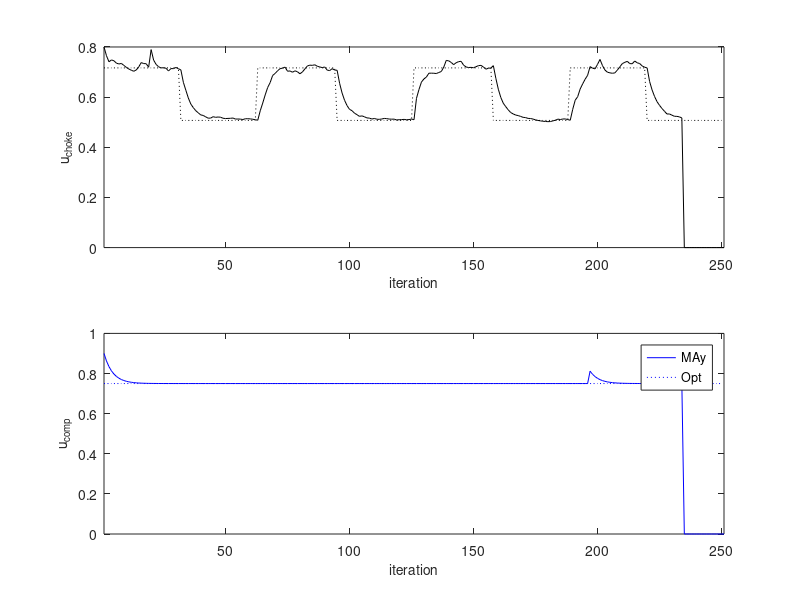
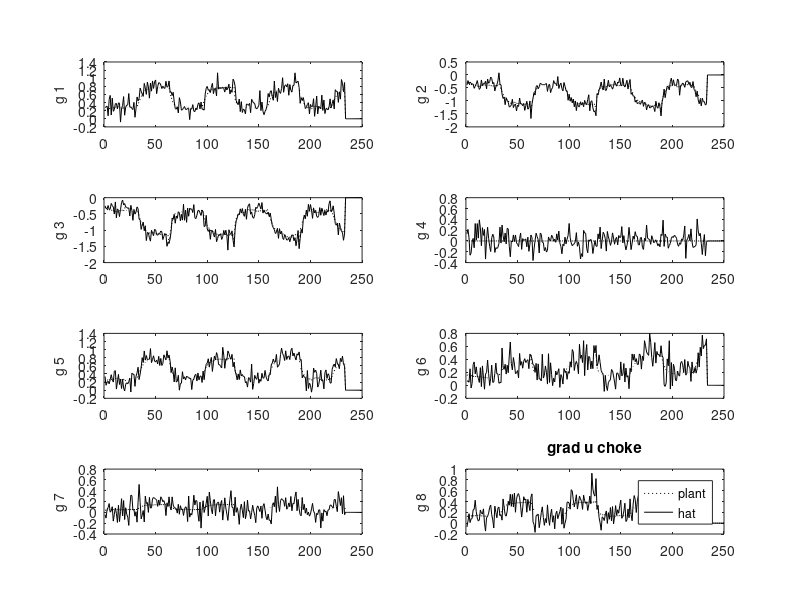
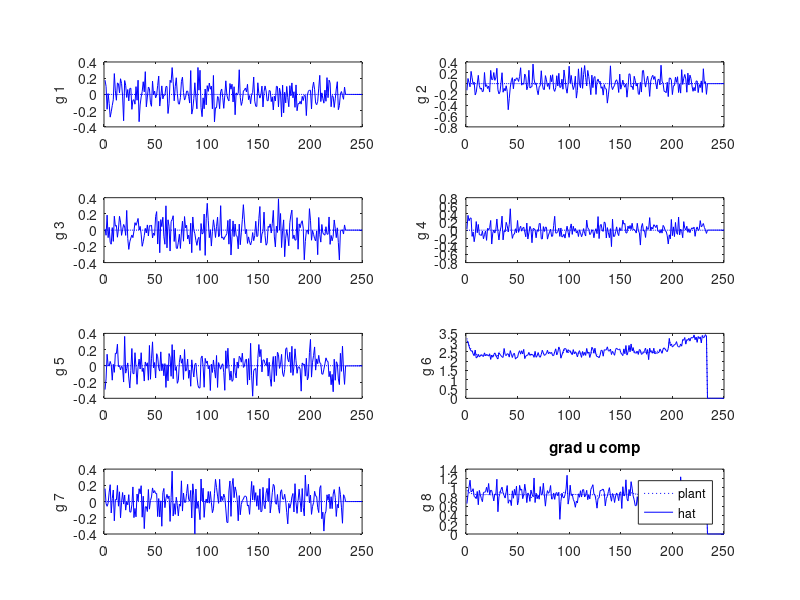
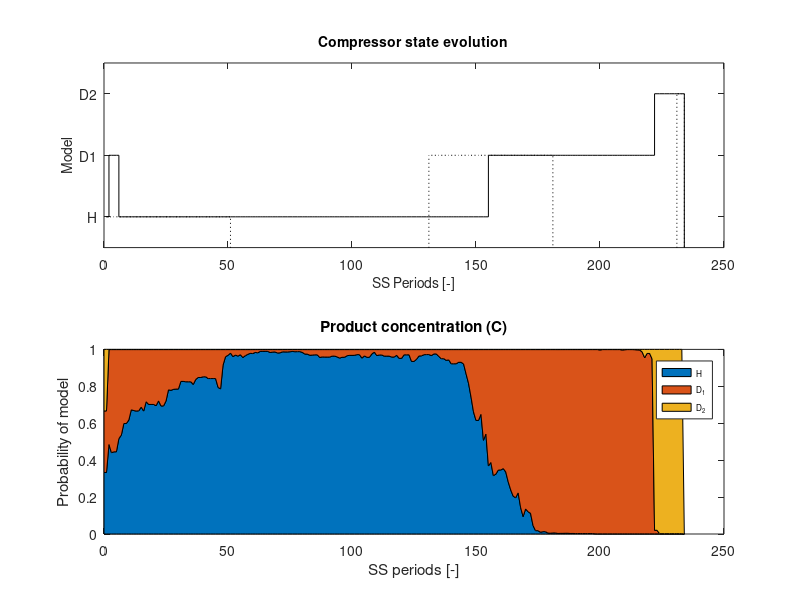

Reproduce these figures in MATLAB, in order.
clear
close
clc

%Previously plant surface
load('PlantSurface');

% results
load('dual');

% to control figure printing
% false - do not print
% true - print
pPDF = false;
pTIFF = false;
pr = [pPDF, pTIFF];

%% Plotting
inputs = {'u_{choke}','u_{comp}'};
measurements = {'Choke outlet pressure','Reservoir outflow','Compressor inflow','Compressor temperature','Compressor outlet pressure','Compressor efficiency','Compressor head','Compressor Power','Pump inflow','Pump power'};
units = {'P_{choke} [Pa]','q_{res} [m3/s]','q_{comp} [m3/s]','T_{comp} [K]','P_{comp} [Pa]','\nu [-]','H [m]','P_{ow} [W]','q_{pump} [m3/s]','P_{op} [W]'};
scaling = [1e7,1e0,1e0,1e2,1e7,1e0,1e1,1e4,1e-1,1e3];

%% 1. Input Comparison
leg = {'MAy','Opt'};

opt = load('PlantOptProfiles');

f1 = figure(1);

    subplot(2,1,1,'FontSize',10)
        plot(1:tEnd + 1,uOptArray(1,:),'k',1:tEnd,opt.uSP(1,1:tEnd),'k:')
        ylabel('u_{choke}','FontSize',10)
        xlabel('iteration','FontSize',10)
        xlim([1,tEnd + 1])
        %ylim([0.7,1])
    subplot(2,1,2,'FontSize',10)
        plot(1:tEnd + 1,uOptArray(2,:),'b',1:tEnd,opt.uSP(2,1:tEnd),'b:')
        ylabel('u_{comp}','FontSize',10)
        xlabel('iteration','FontSize',10) 
        xlim([1,tEnd + 1])
        %ylim([0.7,1])

        legend(leg,'Location','best','FontSize',9)

if pr(1)
    print(f1,'Results_Inputs','-dpdf')
end
if pr(2)
    print(f1,'-r1200','-dtiff','Results_Inputs.tif');
end


%% 2. comparing the actual gradient value with the estimated
leg = {'plant','hat'};

f2 = figure(2);
    for i = 1:ma.nMeas
        subplot(4,2,i,'FontSize',10)
            plot(1:tEnd,gradMeasPlantArray{i}(1,:),'k:')
            hold on
            plot(1:tEnd,gradPlantHatArray{i}(1,:),'k')

        ylabel(['g ',num2str(i)],'FontSize',10)

    end
    title('grad u choke')
    legend(leg,'Location','best','FontSize',9)

if pr(1)
    print(f2,'Results_Gradients_u1','-dpdf')
end
if pr(2)
    print(f2,'-r1200','-dtiff','Results_Gradients_u1.tif');
end

f3 = figure(3);
    for i = 1:ma.nMeas
        subplot(4,2,i,'FontSize',10)
            plot(1:tEnd,gradMeasPlantArray{i}(2,:),'b:')
            hold on
            plot(1:tEnd,gradPlantHatArray{i}(2,:),'b')

        ylabel(['g ',num2str(i)],'FontSize',10)

    end
title('grad u comp')
legend(leg,'Location','best','FontSize',9)

if pr(1)
    print(f3,'Results_Gradients_u2','-dpdf')
end
if pr(2)
    print(f3,'-r1200','-dtiff','Results_Gradients_u2.tif');
end

%% 3. comparing choosen model with actual model
leg = {'plant','hat'};
mod = {'H','D_1','D_2'};

f4 = figure(4);
subplot(2,1,1)
    stairs(1:tEnd,plantModelArray,'k:')
    hold on
    stairs(1:tEnd,modelArrayProb(2:end),'k')
    
    xlim([0, 250])
    ylim([0.5, 3.5])
    yticks([1,2,3])
    yticklabels({'H','D1','D2'})
    ylabel('Model','FontSize',10)
    xlabel('SS Periods [-]','FontSize',10)
    title('Compressor state evolution','FontSize',10)


%plotting probability profile
subplot(2,1,2)
    area(0:tEnd,probModelArray')
    
    xlim([0, tEnd])
    ylim([0 1])  
    
    title('Product concentration (C)')
    xlabel('SS periods [-]')
    ylabel('Probability of model')
    legend(mod,'FontSize',6,'Location','best')

hold off

if pr(1)
    print(f4,'Results_ModelChoice','-dpdf')
end
if pr(2)
    print(f4,'-r1200','-dtiff','Results_ModelChoice.tif');
end



% %% 4. comparing estimated parameters
% 
% %real plant array
% rpThetaArray{1} = [];
% rpThetaArray{2} = [];
% rpThetaArray{3} = [];
% 
% for count = 1:tEnd
%     if count < 31 
%         rpThetaArray{1} = [rpThetaArray{1},[0.582;-2.398;2.75;-3.969;4.303]];
%     elseif count < 91 && count > 60
%         rpThetaArray{2} = [rpThetaArray{2},[-0.5;1.8;-0.85]];
%     elseif count > 121
%         rpThetaArray{3} = [rpThetaArray{3},[0.43;0.7;5;1;2]];
%     else 
%         rpThetaArray{1} = [rpThetaArray{1},[0;0;0;0;0]];
%         rpThetaArray{2} = [rpThetaArray{2},[0;0;0]];
%         rpThetaArray{3} = [rpThetaArray{3},[0;0;0;0;0]];
%     end
% end
% 
% f5 = figure(5);
% color = ['k','b','r'];
% for i = 1:ma.nModels
%         plot(1:count,rpThetaArray{i},color(i),'LineSpec',':')
%         hold on
%         plot(1:count,thetaHat{i},color(i))
% 
% end
% 
% ylabel('Parameters','FontSize',10)
% title('Estimated parameters')
% print(f4,'-r80','-dpdf','ResultsParameters.pdf');
% 
% 
% 
